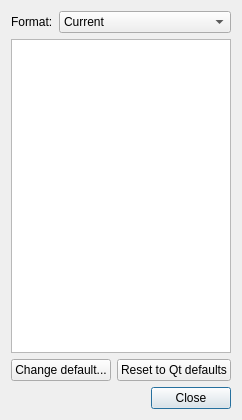
<?xml version="1.0" encoding="UTF-8"?>
<ui version="4.0">
 <class>GLFormatDialog</class>
 <widget class="QDialog" name="GLFormatDialog">
  <property name="geometry">
   <rect>
    <x>0</x>
    <y>0</y>
    <width>240</width>
    <height>420</height>
   </rect>
  </property>
  <property name="windowTitle">
   <string>Dialog</string>
  </property>
  <layout class="QVBoxLayout" name="verticalLayout">
   <item>
    <layout class="QHBoxLayout" name="horizontalLayout_2">
     <item>
      <widget class="QLabel" name="formatLabel">
       <property name="text">
        <string>Format:</string>
       </property>
      </widget>
     </item>
     <item>
      <widget class="QComboBox" name="formatType">
       <property name="sizePolicy">
        <sizepolicy hsizetype="Preferred" vsizetype="Fixed">
         <horstretch>1</horstretch>
         <verstretch>0</verstretch>
        </sizepolicy>
       </property>
       <item>
        <property name="text">
         <string>Current</string>
        </property>
       </item>
       <item>
        <property name="text">
         <string>Default</string>
        </property>
       </item>
       <item>
        <property name="text">
         <string>Default overlay</string>
        </property>
       </item>
      </widget>
     </item>
    </layout>
   </item>
   <item>
    <widget class="QTextEdit" name="formatInfo">
     <property name="sizePolicy">
      <sizepolicy hsizetype="Expanding" vsizetype="Expanding">
       <horstretch>1</horstretch>
       <verstretch>1</verstretch>
      </sizepolicy>
     </property>
     <property name="undoRedoEnabled">
      <bool>false</bool>
     </property>
     <property name="readOnly">
      <bool>true</bool>
     </property>
     <property name="textInteractionFlags">
      <set>Qt::TextSelectableByKeyboard|Qt::TextSelectableByMouse</set>
     </property>
    </widget>
   </item>
   <item>
    <layout class="QHBoxLayout" name="horizontalLayout">
     <item>
      <widget class="QPushButton" name="changeDefault">
       <property name="text">
        <string>Change default...</string>
       </property>
       <property name="autoDefault">
        <bool>false</bool>
       </property>
      </widget>
     </item>
     <item>
      <widget class="QPushButton" name="resetToQtDefault">
       <property name="text">
        <string>Reset to Qt defaults</string>
       </property>
       <property name="autoDefault">
        <bool>false</bool>
       </property>
      </widget>
     </item>
    </layout>
   </item>
   <item>
    <widget class="QDialogButtonBox" name="buttonBox">
     <property name="orientation">
      <enum>Qt::Horizontal</enum>
     </property>
     <property name="standardButtons">
      <set>QDialogButtonBox::Close</set>
     </property>
    </widget>
   </item>
  </layout>
 </widget>
 <resources/>
 <connections>
  <connection>
   <sender>buttonBox</sender>
   <signal>accepted()</signal>
   <receiver>GLFormatDialog</receiver>
   <slot>accept()</slot>
   <hints>
    <hint type="sourcelabel">
     <x>248</x>
     <y>254</y>
    </hint>
    <hint type="destinationlabel">
     <x>157</x>
     <y>274</y>
    </hint>
   </hints>
  </connection>
  <connection>
   <sender>buttonBox</sender>
   <signal>rejected()</signal>
   <receiver>GLFormatDialog</receiver>
   <slot>reject()</slot>
   <hints>
    <hint type="sourcelabel">
     <x>316</x>
     <y>260</y>
    </hint>
    <hint type="destinationlabel">
     <x>286</x>
     <y>274</y>
    </hint>
   </hints>
  </connection>
 </connections>
</ui>
